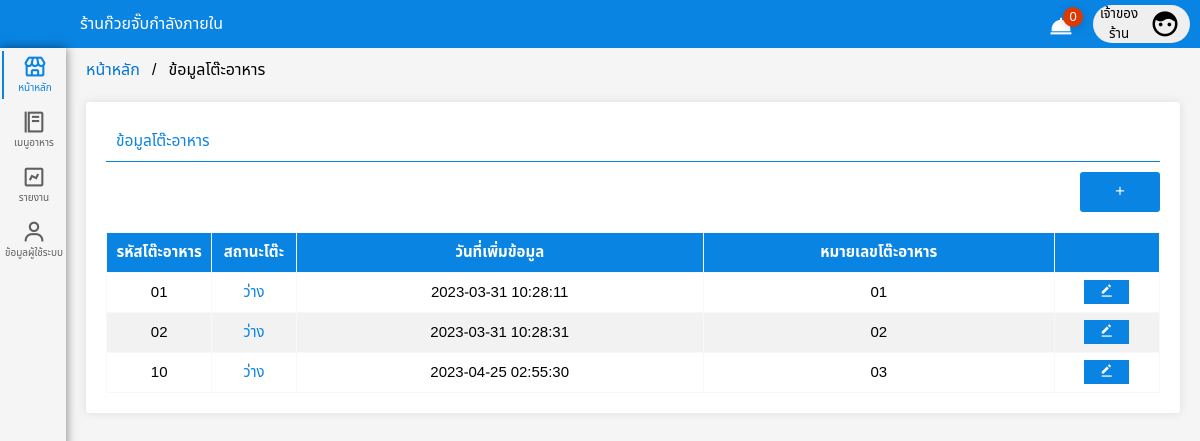
Page /00tablenumber_edit.php (signed in) on the committed database.
### tables this page shows
CREATE TABLE `user_type` (
  `id_user_type` int(2) NOT NULL,
  `user_type` varchar(20) NOT NULL
);

CREATE TABLE `table_number` (
  `table_id` int(2) UNSIGNED ZEROFILL NOT NULL COMMENT 'id โตีะ',
  `status` int(2) NOT NULL COMMENT 'สถานะ [0=ว่าง , 1=ไม่ว่าง] ',
  `date_added` datetime NOT NULL COMMENT 'วันที่เพิ่ม',
  `number` int(2) UNSIGNED ZEROFILL NOT NULL COMMENT 'เลขโต๊ะ'
);

### function.php (called while the page is built, shortened)
<?php
    class DB_con {
        function __construct() {
            $conn = mysqli_connect(DB_SERVER, DB_USER, DB_PASS, DB_NAME);
            $this->dbcon = $conn;
        }
        public function tostatus(){
            $status = mysqli_query($this->dbcon,"SELECT status, COUNT(table_id) as TOstatus FROM table_number WHERE status=1 GROUP BY status");
            return $status ;
        }
    }
?>

### 00tablenumber_edit.php (the view, shortened to what this page needs)
<?php
include_once('function.php');
include_once('function.php');
?>
<!DOCTYPE html>
<html lang="en">
<head>
    <link rel="stylesheet"href="wcss/tablenumber.css">
    <link rel="stylesheet"href="wcss/navber.css">
    <link href='https://unpkg.com/boxicons@2.0.7/css/boxicons.min.css' rel='stylesheet'>
</head>
<body>
    <div class="navber">
        <div class="he">
            <p>ร้านก๊วยจั๊บกำลังภายใน</p>
        </div>
        <a href="00order.php" class="button">
            <span  class="content"><i class='bx bxs-dish'></i></span>
                <?php
                include_once('function.php');
                $fetchdata = new DB_con();
                $sql = $fetchdata->tostatus();
                $row = mysqli_fetch_array($sql);
                    if($row>0){
                        echo '<span class="badge">'.$row['TOstatus'].'</span>';
                        }else{
                        echo '<span class="badge">0</span>';
                    }
                ?>
        </a>
        <?php
            $status = $_SESSION['status_login'] ;
            $user_type = mysqli_query($connect," SELECT * FROM `user_type` WHERE id_user_type='$status' " );
            $rowuser_type = mysqli_fetch_assoc($user_type)
        ?>
        <button class="myBtn2"id="myBtn2" onclick="myFunctionmyBtn()">
                    <p class="co"><?php echo $rowuser_type['user_type']?></p>
                    <div class="profile-photo"  >
                    <i class='bx bxs-face'></i>
                    </div>
        </button>
    </div>
    <div class="home-section">
                        <div class="menu">
                            <div class="nav-list">
                                    <div class="menubox">
                                        <div class="a1">
                                            <a href="00tablenumber.php">
                                                <i class='bx bx-store' ></i>
                                                <span class="links_name">หน้าหลัก</span>
                                            </a>
                                        </div>
                                    </div>
                                    <div class="menubox">
                                        <div class="a2">
                                            <a href="00food.php">
                                                <i class='bx bx-food-menu' ></i>
                                                <span class="links_name">เมนูอาหาร</span>
                                            </a>
                                        </div>
                                    </div>
                                    <div class="menubox">
                                        <div class="a3">
                                            <a href="00report.php">
                                                <i class='bx bx-chart'></i>
                                                <span class="links_name">รายงาน</span>
                                            </a>
                                        </div>
                                    </div>
                                    <div class="menubox">
                                        <div class="a5">
                                            <a href="00user.php">
                                                <i class='bx bx-user'></i>
                                                <span class="links_name">ข้อมูลผู้ใช้ระบบ</span>
                                            </a>
                                        </div>
                                    </div>
                   </div>
    </div>
    <div class="content_edit">
        <ul class="breadcrumb">
                <li><a href="00tablenumber.php">หน้าหลัก</a></li>
                <li>ข้อมูลโต๊ะอาหาร</li>
        </ul>
        <div class="boxtable_edit">
             <div class="danger_edit">
                ข้อมูลโต๊ะอาหาร
            </div>
            <div class="add_edit">
                <button type="submit" onclick="modal()" id="myBtn"><i class='bx bx-plus' style="font-size: 14px;" ></i></button>
            </div>
            <table id="example" class="display"  >
                <thead>
                    <tr>
                        <th style="width:10%; text-align:center ;">รหัสโต๊ะอาหาร</th>
                        <th style="width:8%; text-align:center ;">สถานะโต๊ะ</th>
                        <th style="text-align:center ;">วันที่เพิ่มข้อมูล</th>
                        <th style="text-align:center ;">หมายเลขโต๊ะอาหาร</th>
                        <th style="width:10%;"></th>
                    </tr>
                </thead>
                <tbody>
                    <?php
                        $sqltable_number = mysqli_query($connect , "SELECT * FROM table_number");
                        $numtable_number =  mysqli_num_rows($sqltable_number);
                        if($numtable_number >0 ){
                            while ($row = mysqli_fetch_assoc($sqltable_number)){
                                if($row['status']==0){
                                    $textstatus = "<p style='color:#0984e3;'>ว่าง<p>";
                                }else{
                                    $textstatus = "<p style='color:#d63031;'>มีลูกค้า<p>";
                                }
                    ?>
                    <tr>
                        <td style="text-align:center ;"><?php echo  $row['table_id'] ;?></td>
                        <td style="text-align:center ;"><?php echo  $textstatus ;?></td>
                        <td style="text-align:center ;"><?php echo  $row['date_added'] ; ?></td>
                        <td style="text-align:center ;"><?php echo $row['number'];?></td>
                        <td style="width:10%; text-align:center;">
                            <a class="btntd edit" href="tablenumber_edit.php?tablenumber_id=<?=$row["table_id"]?>" ><i class='bx bxs-edit-alt' ></i></a>
                        </td>
                    </tr>
                    <?php
                        }
                    }
                    ?>
            </table>
        </div>
    </div>
</body>
</html>

### wcss/tablenumber.css (style rules this page uses)
* { margin: 0; padding: 0; box-sizing: border-box; font-family: 'Noto Sans Thai', sans-serif; }
body { background: #f3f3f3ce; }
.home-section { display: flex; justify-content: space-between; }
.menubox { padding-left: 2px; height: 54px; padding-top: 3px; padding-bottom: 3px; display: flex; justify-content: space-between; }
.menubox .a1 .links_name , .menubox .a1 i { color: #0984e3; }
.menubox .a1 , .menubox .a2 , .menubox .a3 , .menubox .a4 , .menubox .a5 , .menubox .a6 { width: 64px; display: flex; align-items: center; justify-content: center; }
.menu { box-shadow: 0 0 10px rgba(0, 0, 0.5, 0.5); height: 100vh; width: 66px; font-size: 10px; }
.menu a { text-align: center; padding-top: 5px; padding-bottom:5px ; text-decoration: none; color: #000000; }
.menubox { margin-bottom: 1px; }
.menu i { font-size: 25px; width: 100%; display: flex; align-items: center; justify-content: center; color: #5f5f5f; }
.menu .links_name { display: flex; align-items: center; justify-content: center; list-style: none; color: #5f5f5f; }
.content { height: 100vh; width: 100%; font-size: 14px; }
.profile-photo { display:flex; align-items: center; justify-content: center; width: 2rem; height: 2rem; margin-left: 5px; margin-right: 10px; }
.content_edit { width: 100%; padding: 0px 20px 20px 20px; max-height: 100vh; overflow: scroll; }
.boxtable_edit { background-color: #ffffff; width: 100%; margin-top: 20px; padding: 20px 20px 20px 20px; border-radius: 3px; box-shadow: 0 0 10px rgba(0, 0, 0, 0.10); }
.danger_edit { height: 40px; font-size: 15.5px; display: flex; align-items: center; padding-left: 10px; border-bottom: 1px solid #0984e3; margin-bottom: 10px; color: #0984e3; }
.boxtable_edit table { margin-top: 20px; border-collapse: collapse; width: 100%; font-size: 15px; }
th { color: #FFF; background-color: #0984e3; }
th, td { text-align: left; padding: 8px; border: 1px solid rgb(248, 248, 248); }
tr:nth-child(even) { background-color: #f2f2f2; }
tr td .btntd.edit { background-color: #0984e3; }
tr td a { padding: 1px 15px 0px 15px; color: #fff; }
.add_edit { text-align: end; }
.add_edit button[type=submit] { width: 10vh; height: 5vh; background-color: #0984e3; color: white; border: none; cursor: pointer; font-size: 14px; border-radius: 3px; }
ul.breadcrumb { padding-top: 10px; list-style: none; }
ul.breadcrumb li { display: inline; }
ul.breadcrumb li+li:before { padding: 8px; color: black; content: "/\00a0"; }
ul.breadcrumb li a { color: #0275d8; text-decoration: none; }

### wcss/navber.css (style rules this page uses)
.navber { padding-left: 80px; height: 6vh; display: flex; align-items: center; background-color:#0984e3; }
.navber .he { color: #ffffff; width: 100%; }
.navber .myBtn2 { display: flex; align-items: center; justify-content: space-between; width: 10%; border-radius: 50px; border: none; margin-right: 10px; height: 80%; }
.navber .myBtn2 p { color: #000000; width: 100%; }
.navber .myBtn2 i { font-size: 30px; }
.navber .content { background-color: #ffffff00; }
.navber .button { padding-top: 10px; position: relative; border-radius: 4px; color: white; cursor: pointer; user-select: none; transition: all .3s; width: 40px; margin-right: 10px; }
.navber .button i { font-size: 25px; }
.navber .badge { border-radius: 50%; font-size: 13px; width: 20px; height: 20px; display: block; position: absolute; background: #de3902; box-shadow: 0 2px 10px rgba(0,0,0,.15); display: flex; align-items: center; justify-content: center; top: 3px; right: 0px; transition: all .3s; }

### rows in the picture
user_type: user_type "เจ้าของร้าน"
table_number: table_id "01", status "ว่าง", date_added "2023-03-31 10:28:11", number "01"
table_number: table_id "02", status "ว่าง", date_added "2023-03-31 10:28:31", number "02"
table_number: table_id "10", status "ว่าง", date_added "2023-04-25 02:55:30", number "03"
